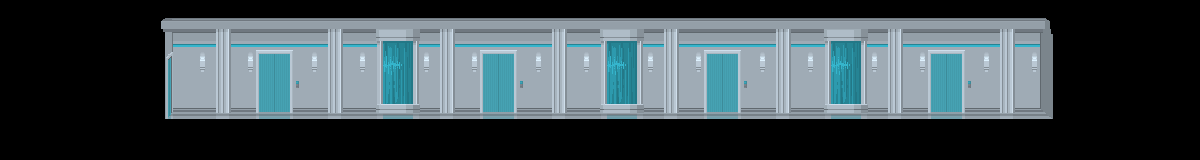

This is a level from a 2D game, rendered from its Tiled map with the project's own tilesets. A one-line summary and the map file follow, with tile-layer data summarised:
An orthogonal 75x10 tile map with 16x16 px tiles, 6 tile layers (bg1, bg2, ground, ledge, ...), 2 tilesets and 5 objects (5x outside).

<map version="1.0" orientation="orthogonal" renderorder="right-down" width="75" height="10" tilewidth="16" tileheight="16" nextobjectid="36">
 <properties>
  <property name="ambient" value="INDOOR" />
  <property name="bgm" value="Justice Lobby" />
  <property name="name" value="Upper Hall" />
 </properties>
 <tileset firstgid="1" name="indoors" tilewidth="16" tileheight="16" tilecount="2880">
  <image source="tilesets/indoors.png" width="960" height="771" />
 </tileset>
 <tileset firstgid="2881" name="tileset" tilewidth="16" tileheight="16" tilecount="10000">
  <image source="tilesets/HeroHQ.png" width="1600" height="1600" />
  <tile id="3769">
   <properties>
    <property name="light" value="pool" />
   </properties>
  </tile>
  <tile id="3770">
   <properties>
    <property name="light" value="pool" />
   </properties>
  </tile>
  <tile id="3860">
   <properties>
    <property name="type" value="tile" />
   </properties>
  </tile>
  <tile id="3861">
   <properties>
    <property name="type" value="tile" />
   </properties>
  </tile>
  <tile id="3862">
   <properties>
    <property name="type" value="tile" />
   </properties>
  </tile>
  <tile id="3863">
   <properties>
    <property name="type" value="tile" />
   </properties>
  </tile>
  <tile id="3864">
   <properties>
    <property name="type" value="tile" />
   </properties>
  </tile>
  <tile id="3865">
   <properties>
    <property name="type" value="tile" />
   </properties>
  </tile>
  <tile id="3866">
   <properties>
    <property name="type" value="tile" />
   </properties>
  </tile>
  <tile id="3867">
   <properties>
    <property name="type" value="tile" />
   </properties>
  </tile>
  <tile id="3868">
   <properties>
    <property name="type" value="tile" />
   </properties>
  </tile>
  <tile id="3869">
   <properties>
    <property name="type" value="tile" />
   </properties>
  </tile>
  <tile id="3870">
   <properties>
    <property name="type" value="tile" />
   </properties>
  </tile>
  <tile id="3871">
   <properties>
    <property name="type" value="tile" />
   </properties>
  </tile>
  <tile id="3872">
   <properties>
    <property name="type" value="tile" />
   </properties>
  </tile>
  <tile id="3873">
   <properties>
    <property name="type" value="tile" />
   </properties>
  </tile>
  <tile id="3874">
   <properties>
    <property name="type" value="tile" />
   </properties>
  </tile>
  <tile id="3875">
   <properties>
    <property name="type" value="tile" />
   </properties>
  </tile>
  <tile id="3876">
   <properties>
    <property name="type" value="tile" />
   </properties>
  </tile>
  <tile id="3877">
   <properties>
    <property name="type" value="tile" />
   </properties>
  </tile>
  <tile id="3878">
   <properties>
    <property name="type" value="tile" />
   </properties>
  </tile>
  <tile id="3879">
   <properties>
    <property name="type" value="tile" />
   </properties>
  </tile>
  <tile id="3880">
   <properties>
    <property name="type" value="tile" />
   </properties>
  </tile>
  <tile id="3881">
   <properties>
    <property name="type" value="tile" />
   </properties>
  </tile>
  <tile id="3882">
   <properties>
    <property name="type" value="tile" />
   </properties>
  </tile>
  <tile id="3883">
   <properties>
    <property name="type" value="tile" />
   </properties>
  </tile>
  <tile id="3884">
   <properties>
    <property name="type" value="tile" />
   </properties>
  </tile>
  <tile id="3885">
   <properties>
    <property name="type" value="tile" />
   </properties>
  </tile>
  <tile id="3886">
   <properties>
    <property name="type" value="tile" />
   </properties>
  </tile>
  <tile id="3960">
   <properties>
    <property name="light" value="justice_hall" />
   </properties>
  </tile>
 </tileset>
 <layer name="bg1" width="75" height="10">
  <data>[750 cells, 378 non-empty, 7 distinct tile ids]</data>
 </layer>
 <layer name="bg2" width="75" height="10">
  <data>[750 cells, 84 non-empty, 28 distinct tile ids]</data>
 </layer>
 <layer name="ground" width="75" height="10">
  <data>[750 cells, 112 non-empty, 14 distinct tile ids]</data>
 </layer>
 <layer name="ledge" width="75" height="10">
  <data>[750 cells, 74 non-empty, 15 distinct tile ids]</data>
 </layer>
 <layer name="objects" width="75" height="10">
  <data>[750 cells, 210 non-empty, 34 distinct tile ids]</data>
 </layer>
 <layer name="fg" width="75" height="10">
  <data>[750 cells, 0 non-empty, 0 distinct tile ids]</data>
 </layer>
 <objectgroup name="entities">
  <properties>
   <property name="spawn" value="" />
  </properties>
  <object id="30" name="outside" x="167" y="54" width="17.2878" height="63.9394">
   <properties>
    <property name="ID" value="2" />
    <property name="next" value="HeroLobby" />
    <property name="nextWarp" value="4" />
    <property name="warp" value="" />
   </properties>
  </object>
  <object id="31" name="outside" x="258" y="53" width="31" height="57.9394">
   <properties>
    <property name="ID" value="3" />
    <property name="next" value="HeroRoom_4" />
    <property name="nextWarp" value="2" />
    <property name="warp" value="" />
   </properties>
  </object>
  <object id="32" name="outside" x="482" y="54" width="31" height="57.9394">
   <properties>
    <property name="ID" value="4" />
    <property name="next" value="HeroRoom_5" />
    <property name="nextWarp" value="2" />
    <property name="warp" value="" />
   </properties>
  </object>
  <object id="33" name="outside" x="706" y="54" width="31" height="57.9394">
   <properties>
    <property name="ID" value="5" />
    <property name="next" value="HeroRoom_6" />
    <property name="nextWarp" value="2" />
    <property name="warp" value="" />
   </properties>
  </object>
  <object id="34" name="outside" x="930" y="54" width="31" height="57.9394">
   <properties>
    <property name="ID" value="6" />
    <property name="next" value="JusticeCloset" />
    <property name="nextWarp" value="2" />
    <property name="warp" value="" />
   </properties>
  </object>
 </objectgroup>
</map>
